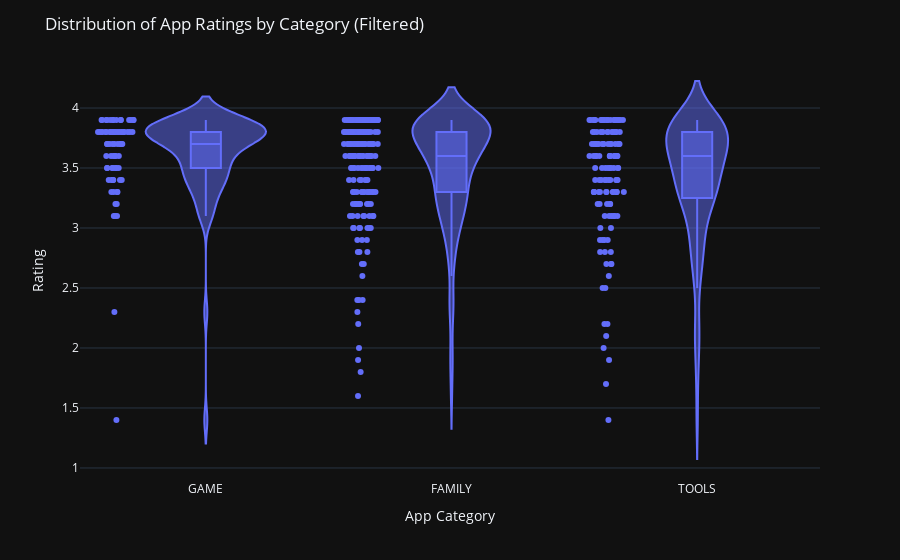

The notebook cell this image was saved under:
### Code cell
# Plot condition: only run outside 6 PM to 11 PM
if current_time.hour < 18 or current_time.hour >= 23:
    # Violin Plot Creation
    fig = px.violin(apps_df, 
                    x='Category', 
                    y='Rating', 
                    box=True, 
                    points="all", 
                    hover_data=['App', 'Reviews'])
    
    fig.update_layout(title='Distribution of App Ratings by Category (Filtered)',
                      xaxis_title='App Category',
                      yaxis_title='Rating',
                      template='plotly_dark')
    
    # Displaying the plot
    fig.show()
     # Saving as an HTML dashboard
    pio.write_html(fig, file='dashboard.html', auto_open=True)
else:
    print("The plot cannot be displayed between 6 PM and 11 PM.")

### Figure 1 — Plotly figure (JSON) as saved in the notebook; plotly's stock layout.template omitted (floating-point values rounded to 4 significant figures; data arrays with more than 128 entries replaced by an {"elided": "..."} marker saying what was removed)
{"data": [{"alignmentgroup": "True", "box": {"visible": true}, "customdata": {"elided": "410x2 mixed values"}, "hovertemplate": "Category=%{x}<br>Rating=%{y}<br>App=%{customdata[0]}<br>Reviews=%{customdata[1]}<extra></extra>", "legendgroup": "", "marker": {"color": "#636efa"}, "name": "", "offsetgroup": "", "orientation": "v", "points": "all", "scalegroup": "True", "showlegend": false, "type": "violin", "x": {"elided": "410 str values"}, "x0": " ", "xaxis": "x", "y": {"elided": "410 float values"}, "y0": " ", "yaxis": "y"}], "layout": {"autosize": true, "legend": {"tracegroupgap": 0}, "margin": {"t": 60}, "title": {"text": "Distribution of App Ratings by Category (Filtered)"}, "violinmode": "group", "xaxis": {"anchor": "y", "autorange": true, "domain": [0, 1], "range": [-0.5094, 2.5], "title": {"text": "App Category"}, "type": "category"}, "yaxis": {"anchor": "x", "autorange": true, "domain": [0, 1], "range": [0.8998, 4.4], "title": {"text": "Rating"}, "type": "linear"}}}
